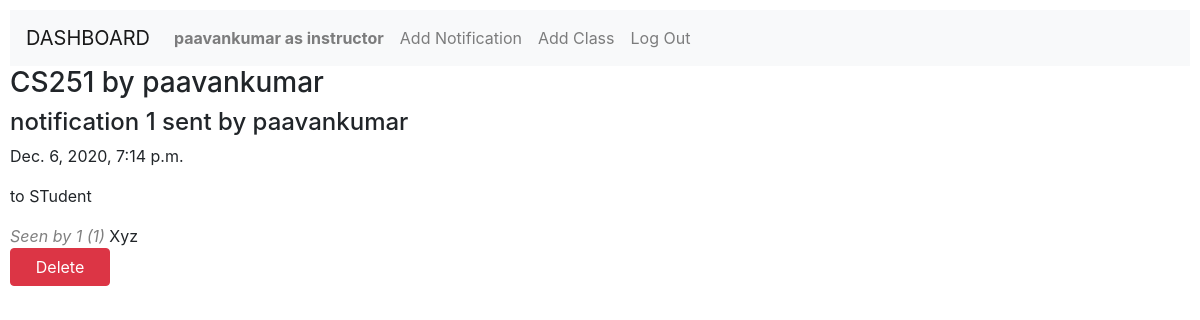
/26/notification_view (signed in), run on an earlier commit of the app's database.
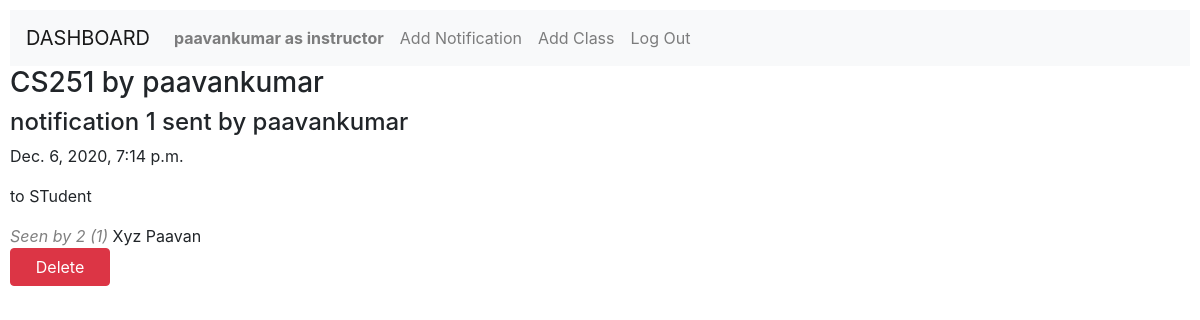
And on a later commit of the database.
### Dashboard/models.py (models this page shows)
class User(AbstractUser):
    role = models.CharField(max_length=255, default="NONE")
    token = models.CharField(max_length=255, null=True)

### Dashboard/views.py (the view)
# urls.py: path("<int:id>/notification_view", views.notification_view, name="notification_view"),
def notification_view(request, id):
    user = request.user
    try:
        notif = Notification.objects.get(pk=id)
        id1 = notif.class_group.id
        if user.role == "instructor":
            cl = user.teach_classes.get(pk=id1)
        else:
            cl = user.assist_classes.get(pk=id1)
    except:
        raise Http404
    if request.method == "GET":
        if notif.reciepent == "student":
            total = cl.students.all().count()
        else:
            total = cl.teaching_assistant.all().count()
        seen = notif.seen.all()
        seen_count = seen.count()
        return render (request, 'Dashboard/notification_view.html', {"notif": notif, "total":total,
             "seen_count":seen_count, "seen": seen})
    if request.method == "POST":
        notif.delete()
        return HttpResponseRedirect(reverse("index"))

### Dashboard/models.py (called while the page is built)
    def __str__(self):
        return f"{self.name} by {self.instructor}"

### Dashboard/templates/Dashboard/notification_view.html (shortened to what this page needs)
{% extends "Dashboard/layout.html" %}
{% block body %}
{% if user.is_authenticated %}
    <h3>{{ notif.class_group }}</h3>
    <h4>{{ notif.topic }} sent by {{ notif.sender }}</h4>
    <p>{{ notif.timestamp }}</p>
    <p>{{ notif.body }}</p>
    <i style="color: grey;">Seen by {{ seen_count }} ({{ total }})</i>
    {% for s in seen %}
        {{ s.username }}
    {% endfor %}
    {% if user.role == "instructor" %}
    <form action="{% url 'notification_view' notif.id %}" method="POST">
        <button type = "submit" class="btn btn-danger btn-md center-block" Style="width: 100px;" >Delete</button>
    </form>
    {% endif %}
{% else %}
    <h3>Login to access functionalities.</h3>
{% endif %}
{% endblock %}

What changed in the data, as far as the page shows it:
added User: username "Paavan"
Also different on the page:
{{ seen_count }}: "1" → "2"
